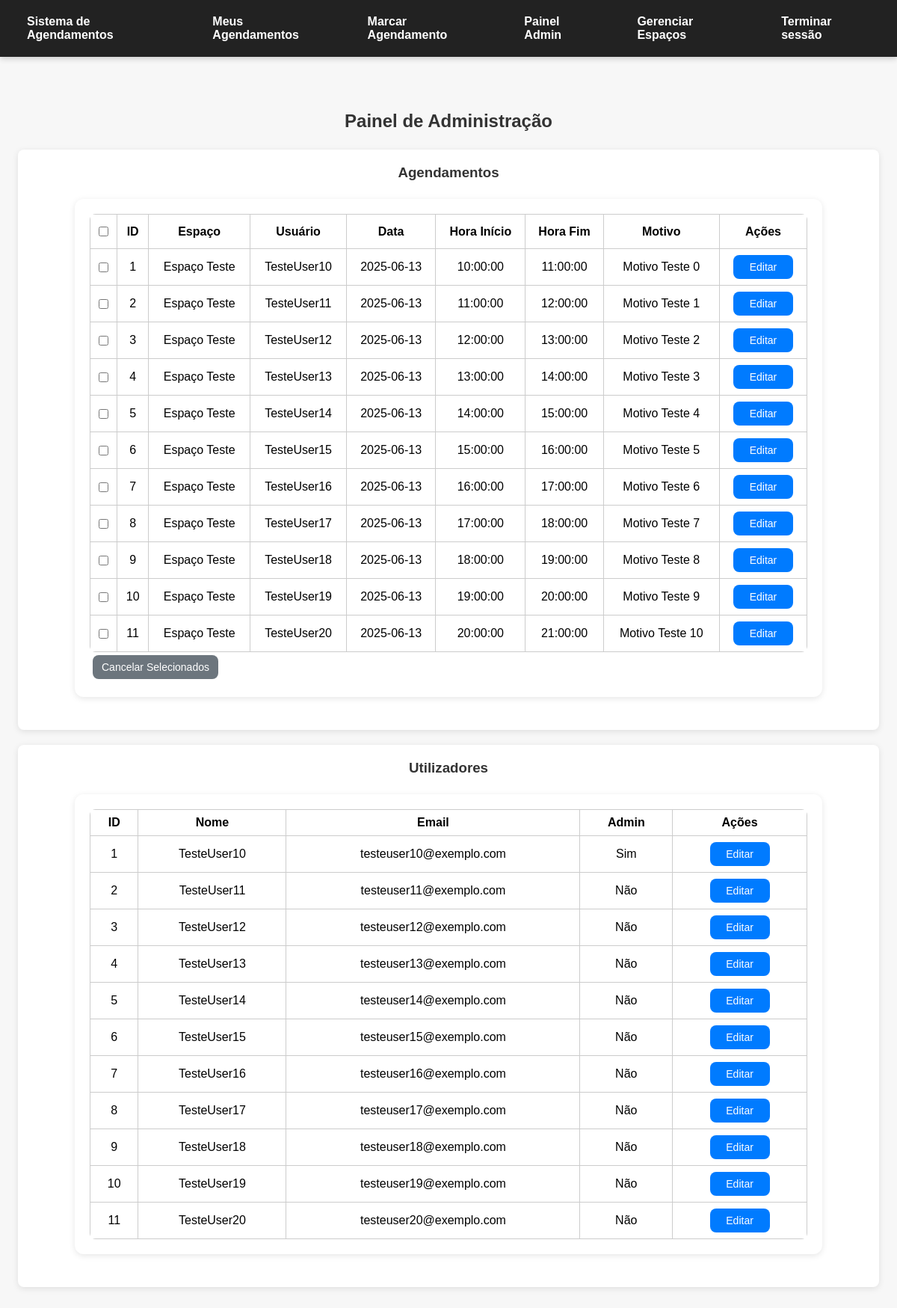
The app's page /admin (signed in) with its own data.
### tables this page shows
CREATE TABLE `tbl_agendamentos` (
  `Id` int(11) NOT NULL,
  `Utilizador_Id` int(11) NOT NULL,
  `Espaco_Id` int(11) NOT NULL,
  `Data` date NOT NULL,
  `Hora_Inicio` time NOT NULL,
  `Hora_Fim` time NOT NULL,
  `Motivo` text NOT NULL
);

CREATE TABLE `tbl_utilizadores` (
  `Id` int(11) NOT NULL,
  `Nome` varchar(30) NOT NULL,
  `Email` varchar(320) NOT NULL,
  `Senha` varchar(72) NOT NULL,
  `Admin` tinyint(1) NOT NULL DEFAULT 0
);

### PHP.php (called while the page is built, shortened)
<?php
$BaseDeDados = new BaseDeDados();
$BaseDeDados->Conectar();
class Sessao {
  public static function ObterUtilizador() {
    if($_SESSION['utilizador'])
      return $_SESSION['utilizador'];
    else
      return null;
  }
}
class Utilizador {
  public function VerificarDados() {
    return true;
  }
  public function VerificarAdmin():bool {
    return Admin::VerificarAdminNaBaseDeDados($this);
  }
}
class Admin {
  public Utilizador $Utilizador;
  public function VerificarUtilizador(): bool {
    return $this->Utilizador->VerificarAdmin();
  }
  public static function VerificarAdminNaBaseDeDados(Utilizador $utilizador):bool {
    return BaseDeDados_Aceder_Com_Classes::VerificarAdmin($utilizador);
  }
  public function DefinirInformacoes(Utilizador $utilizador) {
    if(!self::VerificarAdminNaBaseDeDados($utilizador))
      return false;
    $this->Utilizador = $utilizador;
    return true;
  }
  public function VisualizarAgendamentos() {
    if($this->VerificarUtilizador() == false)
      return [];
    if(!self::VerificarAdminNaBaseDeDados($this->Utilizador))
      return [];
    return BaseDeDados_Aceder_Com_Classes::ObterTodosOsAgendamentos($this);
  }
}
class BaseDeDados_Aceder_Com_Classes {
    public static function VerificarAdmin(Utilizador $utilizador): bool {
      global $BaseDeDados;
      return $BaseDeDados->VerificarAdmin($utilizador->Id);
    }
    public static function ObterTodosOsAgendamentos(Admin $admin): array {
      global $BaseDeDados;
      if(!BaseDeDados_Aceder_Com_Classes::VerificarAdmin($admin->Utilizador))
        return [];
      return $BaseDeDados->ObterTodosOsAgendamentos($admin->Utilizador->Id);
    }
}
class BaseDeDados {
    private $conexao;
    public function Conectar(bool $tests = false) {
      if($tests == false)
        $DB = DB_NAME;
      else
        $DB = DB_TESTS_NAME;
      $user = DB_USER;
      $passwd = DB_PASS;
      $host = DB_HOST;
      $this->conexao = new mysqli($host, $user, $passwd, $DB);
    }
    public function ObterEmailPorUsername($username) {
      $stmt = $this->conexao->prepare("SELECT Email FROM tbl_utilizadores WHERE Nome = ?");
      $stmt->bind_param("s", $username);
      $stmt->execute();
      $resultado = $stmt->get_result();
      $row = $resultado->fetch_assoc();
      return $row ? $row['Email'] : null;
    }
    public function ObterTodosOsAgendamentos($utilizadorId): array {
      if(!$this->VerificarAdmin($utilizadorId))
        return [];
      $stmt = $this->conexao->prepare("SELECT * FROM tbl_agendamentos");
      $stmt->execute();
      $resultado = $stmt->get_result();
      return $resultado->fetch_all(MYSQLI_ASSOC);
    }
    public function VerificarAdmin($utilizadorId): bool {
      $admin = 0;
      $stmt = $this->conexao->prepare("SELECT Admin FROM tbl_utilizadores WHERE Id = ?");
      $stmt->bind_param("i", $utilizadorId);
      $stmt->execute();
      $stmt->store_result();
      $stmt->bind_result($admin);
      if ($stmt->num_rows > 0 && $stmt->fetch()) {
          return intval($admin) === 1;
      }
      return false;
    }
    public function ObterEspacos(): array {
        $stmt = $this->conexao->prepare("SELECT * FROM tbl_espacos");
        $stmt->execute();
        $resultado = $stmt->get_result();
        return $resultado->fetch_all(MYSQLI_ASSOC);
    }
    public function getConexao() {
      return $this->conexao;
    }
    public static function ObterTodosOsIdUtilizadores(): array {
        global $BaseDeDados;
        $stmt = $BaseDeDados->getConexao()->prepare("SELECT Id FROM tbl_utilizadores");
        $stmt->execute();
        $resultado = $stmt->get_result();
        $ids = [];
        while ($row = $resultado->fetch_assoc()) {
            $ids[] = (int)$row['Id'];
        }
        sort($ids);
        return $ids;
    }
    public static function ObterUsernamePorId($id): ?string {
        global $BaseDeDados;
        $stmt = $BaseDeDados->getConexao()->prepare("SELECT Nome FROM tbl_utilizadores WHERE Id = ?");
        $stmt->bind_param("i", $id);
        $stmt->execute();
        $resultado = $stmt->get_result();
        if ($resultado->num_rows > 0) {
            $row = $resultado->fetch_assoc();
            return $row['Nome'];
        }
        return null;
    }
    public static function ObterEstadoAdminPorId($id): ?bool {
        global $BaseDeDados;
        $stmt = $BaseDeDados->getConexao()->prepare("SELECT Admin FROM tbl_utilizadores WHERE Id = ?");
        $stmt->bind_param("i", $id);
        $stmt->execute();
        $resultado = $stmt->get_result();
        if ($resultado->num_rows > 0) {
            $row = $resultado->fetch_assoc();
            return (bool)$row['Admin'];
        }
        return null;
    }
  }
?>

### admin.php (the view, shortened to what this page needs)
<?php
require_once 'PHP.php';
?>
<!DOCTYPE html>
<html lang="pt-BR">
<head>
    <link rel="stylesheet" href="assets/style.css">
</head>
<body>
    <?php include 'header.php';
$user = $_SESSION['utilizador'];
$admin = new Admin();
if ($admin->DefinirInformacoes($user) === false)
{
    header('Location: home');
    exit;
}
$utilizadores = array();
$agendamentos = array();
$espacosArr = array();
$espacosNomes = array();
if (isset($BaseDeDados))
{
    $utilizadores = $BaseDeDados->ObterTodosOsIdUtilizadores();
    $agendamentos = $admin->VisualizarAgendamentos();
    $espacosArr = $BaseDeDados->ObterEspacos();
}
foreach ($espacosArr as $esp)
{
    if (isset($esp['Id']) && isset($esp['Nome']))
        $espacosNomes[$esp['Id']] = $esp['Nome'];
}
?>
    <!DOCTYPE html>
    <html lang="pt-br">
    <head>
        <link rel="stylesheet" href="assets/style.css">
    </head>
    <body>
        <div class="container">
            <h2>Painel de Administração</h2>
            <div class="card-section">
                <h3 class="card-title">Agendamentos</h3>
                <form method="post" id="form-cancelar-agendamentos">
                    <div class="table-responsive">
                        <table>
                            <thead>
                                <tr>
                                    <th><input type="checkbox" id="checkAll" onclick="marcarTodos(this)"></th>
                                    <th>ID</th>
                                    <th>Espaço</th>
                                    <th>Usuário</th>
                                    <th>Data</th>
                                    <th>Hora Início</th>
                                    <th>Hora Fim</th>
                                    <th>Motivo</th>
                                    <th>Ações</th>
                                </tr>
                            </thead>
                            <tbody>
                                <?php
                if (is_array($agendamentos))
                {
                    foreach ($agendamentos as $agendamento)
                    {
                        echo '<tr>';
                        echo '<td><input type="checkbox" name="agendamento_id[]" value="' . htmlspecialchars($agendamento['Id']) . '"></td>';
                        echo '<td>' . htmlspecialchars($agendamento['Id']) . '</td>';
                        if (isset($espacosNomes[$agendamento['Espaco_Id']]))
                            echo '<td>' . htmlspecialchars($espacosNomes[$agendamento['Espaco_Id']]) . '</td>';
                        else
                            echo '<td>' . htmlspecialchars($agendamento['Espaco_Id']) . '</td>';
                        echo '<td>' . htmlspecialchars(BaseDeDados::ObterUsernamePorId($agendamento['Utilizador_Id'])) . '</td>';
                        echo '<td>' . htmlspecialchars($agendamento['Data']) . '</td>';
                        echo '<td>' . htmlspecialchars($agendamento['Hora_Inicio']) . '</td>';
                        echo '<td>' . htmlspecialchars($agendamento['Hora_Fim']) . '</td>';
                        if (isset($agendamento['Motivo']) && $agendamento['Motivo'] !== '')
                            echo '<td>' . htmlspecialchars($agendamento['Motivo']) . '</td>';
                        else
                            echo '<td>-</td>';
                        echo '<td>';
                        echo '<a class="btn-edit" href="EditarAgendamento?id=' . urlencode($agendamento['Id']) . '">Editar</a>';
                        echo '</td>';
                        echo '</tr>';
                    }
                }
                ?>
                            </tbody>
                        </table>
                    </div>
                    <button type="submit" name="cancelar_agendamento" class="btn-cancel"
                        onclick="return confirm('Tem certeza que deseja cancelar os agendamentos selecionados?');">Cancelar
                        Selecionados</button>
                </form>
            </div>
            <div class="card-section">
                <h3 class="card-title">Utilizadores</h3>
                <form method="post" id="form-utilizadores">
                    <div class="table-responsive">
                        <table>
                            <thead>
                                <tr>
                                    <th>ID</th>
                                    <th>Nome</th>
                                    <th>Email</th>
                                    <th>Admin</th>
                                    <th>Ações</th>
                                </tr>
                            </thead>
                            <tbody>
                                <?php
                if (is_array($utilizadores))
                {
                    foreach ($utilizadores as $id)
                    {
                        echo '<tr>';
                        echo '<td>' . htmlspecialchars($id) . '</td>';
                        echo '<td>' . htmlspecialchars(BaseDeDados::ObterUsernamePorId($id)) . '</td>';
                        echo '<td>' . htmlspecialchars($BaseDeDados->ObterEmailPorUsername(BaseDeDados::ObterUsernamePorId($id))) . '</td>';
                        if (BaseDeDados::ObterEstadoAdminPorId($id) === true)
                            echo '<td>Sim</td>';
                        else
                            echo '<td>Não</td>';
                        echo '<td>';
                        echo '<a class="btn-edit" href="EditarUtilizador?id=' . urlencode($id) . '">Editar</a>';
                        echo '</td>';
                        echo '</tr>';
                    }
                }
                ?>
                            </tbody>
                        </table>
                    </div>
                </form>
            </div>
        </div>
    </body>
    </html>

### header.php (shortened to what this page needs)
<?php
$user = null;
if (Sessao::VerificaSessao())
    $user = Sessao::ObterUtilizador();
$isAdmin = false;
global $BaseDeDados;
if ($user !== null && isset($user->Id))
    $isAdmin = $BaseDeDados->VerificarAdmin($user->Id);
?>
<header class="header-nav">
  <nav>
    <?php
    if ($user !== null)
    {
        echo '<a href="index">Sistema de Agendamentos</a>';
        echo '<a href="agendamentos">Meus Agendamentos</a>';
        echo '<a href="marcar">Marcar Agendamento</a>';
        if ($isAdmin === true)
        {
            echo '<a href="admin">Painel Admin</a>';
            echo '<a href="espacos">Gerenciar Espaços</a>';
        }
        echo '<a href="logout">Terminar sessão</a>';
    }
    else
    {
        echo '<a href="login">Login</a>';
        echo '<a href="registro">Registrar</a>';
    }
    ?>
  </nav>
</header>

### assets/style.css (style rules this page uses)
:root { --color-primary: #007bff; --color-primary-dark: #0056b3; --color-danger: #dc3545; --color-danger-dark: #c82333; --color-success: #28a745; --color-success-bg: #d4edda; --color-success-border: #c3e6cb; --color-warning: #ffc107; --color-warning-bg: #fff3cd; --color-warning-border: #ffeaa7; --color-error: #721c24; --color-error-bg: #f8d7da; --color-error-border: #f5c6cb; --color-gray: #6c757d; --color-gray-dark: #5a6268; --color-dark: #222; --color-light: #f7f7f7; --spacing-xs: 4px; --spacing-sm: 8px; --spacing-md: 16px; --spacing-lg: 24px; --spacing-xl: 32px; --border-radius: 8px; --border-radius-lg: 12px; --touch-target: 44px; }
* { box-sizing: border-box; }
body { font-family: Arial, sans-serif; background: #f7f7f7; margin: 0; padding: 0; }
h2 { color: #333; text-align: center; margin: var(--spacing-lg) 0; }
h3 { color: #333; margin: var(--spacing-xl) 0 var(--spacing-md) 0; text-align: center; }
form { background: #fff; border-radius: var(--border-radius-lg); box-shadow: 0 2px 8px rgba(0, 0, 0, 0.1); padding: 20px; max-width: 1000px; margin: var(--spacing-lg) auto; }
input, select, textarea { margin: var(--spacing-sm) 0; padding: 10px; width: 100%; border-radius: var(--border-radius); border: 1px solid #ccc; box-sizing: border-box; }
button { border-radius: var(--border-radius); border: none; background: #007bff; color: #fff; cursor: pointer; padding: 8px 16px; min-height: 36px; font-size: 0.95rem; width: auto; display: inline-block; transition: background 0.3s; }
a { color: #007bff; text-decoration: none; }
table { width: 100%; border-collapse: collapse; margin: 0; background: #fff; border-radius: 8px; overflow: hidden; }
th, td { border: 1px solid #ccc; padding: 8px; text-align: center; }
td:last-child { gap: 8px; justify-content: center; align-items: center; flex-wrap: wrap; }
td:last-child form, td:last-child a { flex: 1; min-width: 80px; margin: 0 !important; }
.header-nav { background: #222; color: #fff; padding: 12px 20px; margin: 0; box-shadow: 0 2px 8px rgba(0, 0, 0, 0.2); }
.header-nav nav { max-width: 1400px; margin: 0 auto; display: flex; justify-content: center; gap: 24px; }
.header-nav a { color: #fff; font-weight: bold; padding: 8px 16px; border-radius: var(--border-radius); }
.container { max-width: 1400px; margin: var(--spacing-lg) auto; padding: var(--spacing-lg); }
.btn-edit, .btn-cancel, .btn-danger, .btn-secondary, .btn-cancelar, .btn-remover-multiplos { padding: 6px 12px; border: none; border-radius: var(--border-radius); cursor: pointer; font-size: 14px; min-height: 32px; display: inline-flex; align-items: center; justify-content: center; text-decoration: none; transition: background 0.3s; margin: var(--spacing-xs); }
.btn-edit { background: var(--color-primary); color: #fff; }
.btn-cancel, .btn-cancelar { background: var(--color-gray); color: #fff; }
.card-section { background: #fff; border-radius: 8px; padding: 20px; margin: 20px 0; box-shadow: 0 2px 8px rgba(0, 0, 0, 0.1); }
.card-section h3 { margin-top: 0; text-align: center; }
.card-title { text-align: center; margin-top: 0; margin-bottom: var(--spacing-md); }

### records on screen
tbl_agendamentos: Id "1", Espaco_Id "Espaço Teste", Utilizador_Id.Nome "TesteUser10", Data "2025-06-13", Hora_Inicio "10:00:00", Hora_Fim "11:00:00", Motivo "Motivo Teste 0"
tbl_agendamentos: Id "2", Espaco_Id "Espaço Teste", Utilizador_Id.Nome "TesteUser11", Data "2025-06-13", Hora_Inicio "11:00:00", Hora_Fim "12:00:00", Motivo "Motivo Teste 1"
tbl_agendamentos: Id "3", Espaco_Id "Espaço Teste", Utilizador_Id.Nome "TesteUser12", Data "2025-06-13", Hora_Inicio "12:00:00", Hora_Fim "13:00:00", Motivo "Motivo Teste 2"
tbl_agendamentos: Id "4", Espaco_Id "Espaço Teste", Utilizador_Id.Nome "TesteUser13", Data "2025-06-13", Hora_Inicio "13:00:00", Hora_Fim "14:00:00", Motivo "Motivo Teste 3"
tbl_agendamentos: Id "5", Espaco_Id "Espaço Teste", Utilizador_Id.Nome "TesteUser14", Data "2025-06-13", Hora_Inicio "14:00:00", Hora_Fim "15:00:00", Motivo "Motivo Teste 4"
tbl_agendamentos: Id "6", Espaco_Id "Espaço Teste", Utilizador_Id.Nome "TesteUser15", Data "2025-06-13", Hora_Inicio "15:00:00", Hora_Fim "16:00:00", Motivo "Motivo Teste 5"
tbl_agendamentos: Id "7", Espaco_Id "Espaço Teste", Utilizador_Id.Nome "TesteUser16", Data "2025-06-13", Hora_Inicio "16:00:00", Hora_Fim "17:00:00", Motivo "Motivo Teste 6"
tbl_agendamentos: Id "8", Espaco_Id "Espaço Teste", Utilizador_Id.Nome "TesteUser17", Data "2025-06-13", Hora_Inicio "17:00:00", Hora_Fim "18:00:00", Motivo "Motivo Teste 7"
tbl_agendamentos: Id "9", Espaco_Id "Espaço Teste", Utilizador_Id.Nome "TesteUser18", Data "2025-06-13", Hora_Inicio "18:00:00", Hora_Fim "19:00:00", Motivo "Motivo Teste 8"
tbl_agendamentos: Id "10", Espaco_Id "Espaço Teste", Utilizador_Id.Nome "TesteUser19", Data "2025-06-13", Hora_Inicio "19:00:00", Hora_Fim "20:00:00", Motivo "Motivo Teste 9"
tbl_agendamentos: Id "11", Espaco_Id "Espaço Teste", Utilizador_Id.Nome "TesteUser20", Data "2025-06-13", Hora_Inicio "20:00:00", Hora_Fim "21:00:00", Motivo "Motivo Teste 10"
tbl_utilizadores: Nome "TesteUser10", $BaseDeDados->ObterEmailPorUsername(BaseDeDados::ObterUsernamePorId($id)) "testeuser10@exemplo.com"
tbl_utilizadores: Nome "TesteUser11", $BaseDeDados->ObterEmailPorUsername(BaseDeDados::ObterUsernamePorId($id)) "testeuser11@exemplo.com"
tbl_utilizadores: Nome "TesteUser12", $BaseDeDados->ObterEmailPorUsername(BaseDeDados::ObterUsernamePorId($id)) "testeuser12@exemplo.com"
tbl_utilizadores: Nome "TesteUser13", $BaseDeDados->ObterEmailPorUsername(BaseDeDados::ObterUsernamePorId($id)) "testeuser13@exemplo.com"
tbl_utilizadores: Nome "TesteUser14", $BaseDeDados->ObterEmailPorUsername(BaseDeDados::ObterUsernamePorId($id)) "testeuser14@exemplo.com"
tbl_utilizadores: Nome "TesteUser15", $BaseDeDados->ObterEmailPorUsername(BaseDeDados::ObterUsernamePorId($id)) "testeuser15@exemplo.com"
tbl_utilizadores: Nome "TesteUser16", $BaseDeDados->ObterEmailPorUsername(BaseDeDados::ObterUsernamePorId($id)) "testeuser16@exemplo.com"
tbl_utilizadores: Nome "TesteUser17", $BaseDeDados->ObterEmailPorUsername(BaseDeDados::ObterUsernamePorId($id)) "testeuser17@exemplo.com"
tbl_utilizadores: Nome "TesteUser18", $BaseDeDados->ObterEmailPorUsername(BaseDeDados::ObterUsernamePorId($id)) "testeuser18@exemplo.com"
tbl_utilizadores: Nome "TesteUser19", $BaseDeDados->ObterEmailPorUsername(BaseDeDados::ObterUsernamePorId($id)) "testeuser19@exemplo.com"
tbl_utilizadores: Nome "TesteUser20", $BaseDeDados->ObterEmailPorUsername(BaseDeDados::ObterUsernamePorId($id)) "testeuser20@exemplo.com"

### other values on screen
$id "1"
$id "2"
$id "3"
$id "4"
$id "5"
$id "6"
$id "7"
$id "8"
$id "9"
$id "10"
$id "11"
